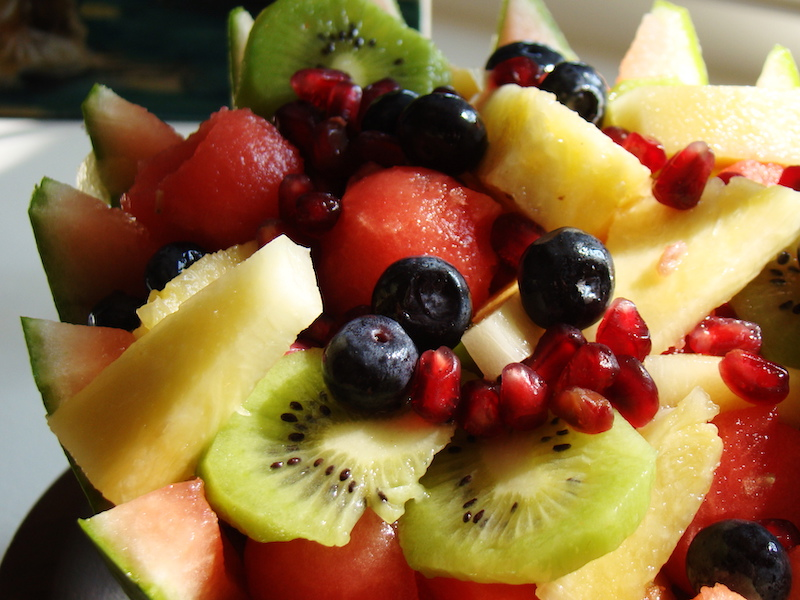
#> input picture images/fruit.jpg, 800 x 600 px
$ jupyter execute examples-chroma-subsampling.ipynb
#> lines starting #> are read from the running program, lines starting #| are printed output that depends on the picture
[cell 1]
import numpy as np
import cv2
from matplotlib import pyplot as plt

[cell 2]
def imshow(img, title=""):
    plt.figure(figsize=(8, 8))
    plt.imshow(img, cmap="gray", interpolation="lanczos")
    _ = plt.yticks([])
    _ = plt.xticks([])
    plt.title(title, fontsize=20)

[cell 3]
img = cv2.imread("../images/fruit.jpg")[...,::-1]

[cell 4]
imshow(img, "Fruit")

[cell 5]
# Down sample and upsample image to emulate storing low-resolution image per channel
ds_rate = 5
img_ds = cv2.resize(img, (img.shape[1]//ds_rate, img.shape[0]//ds_rate), interpolation=cv2.INTER_NEAREST)
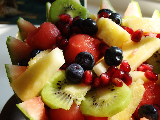
#> img_ds: shape (120, 160, 3); mean R, G, B 138.6, 105, 65.6
img_us = cv2.resize(img_ds, img.shape[:2][::-1], interpolation=cv2.INTER_NEAREST)
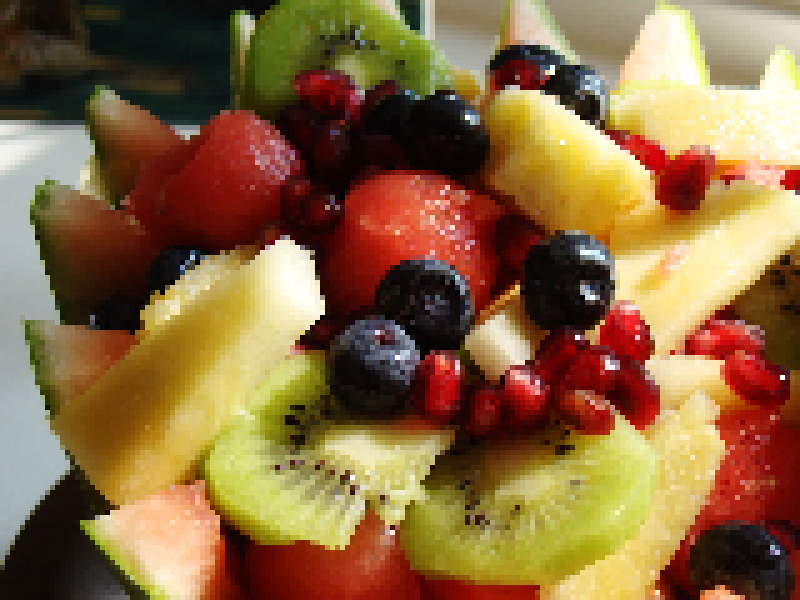
#> img_us: shape (600, 800, 3); mean R, G, B 138.6, 105, 65.6
# Create a new image using only the green channel for the full resolution one
img_ss = img_us.copy()
img_ss[:,:,1] = img[:,:,1]
imshow(img_ss, "Fruit, {} times downsampled (NN)".format(ds_rate))

[cell 6]
ds_rate = 10
img_ds = cv2.resize(img, (img.shape[1]//ds_rate, img.shape[0]//ds_rate), interpolation=cv2.INTER_NEAREST)
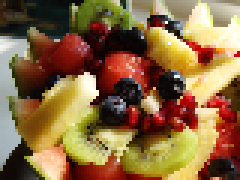
#> img_ds: shape (60, 80, 3) (shown 3 times larger); mean R, G, B 138.7, 105.6, 66
img_us = cv2.resize(img_ds, img.shape[:2][::-1], interpolation=cv2.INTER_NEAREST)
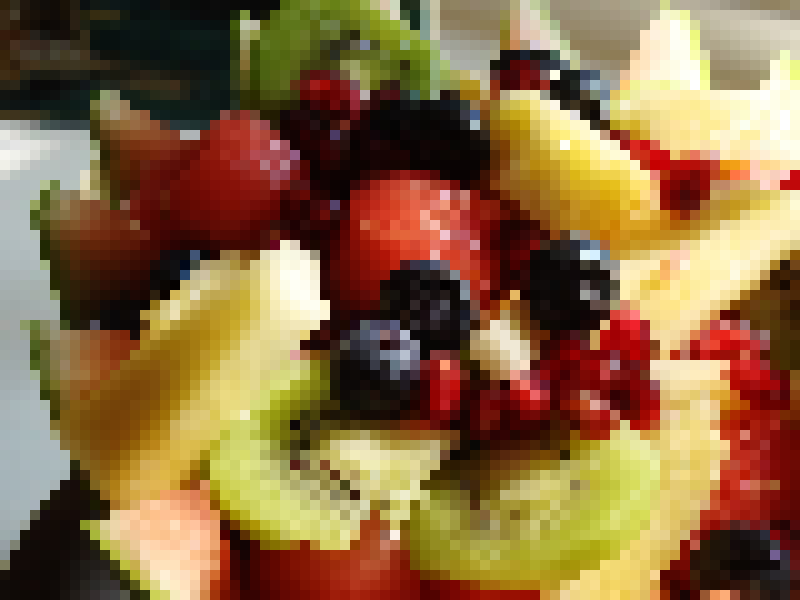
#> img_us: shape (600, 800, 3); mean R, G, B 138.7, 105.6, 66
# Create a new image using only the green channel for the full resolution one
img_ss = img_us.copy()
img_ss[:,:,1] = img[:,:,1]
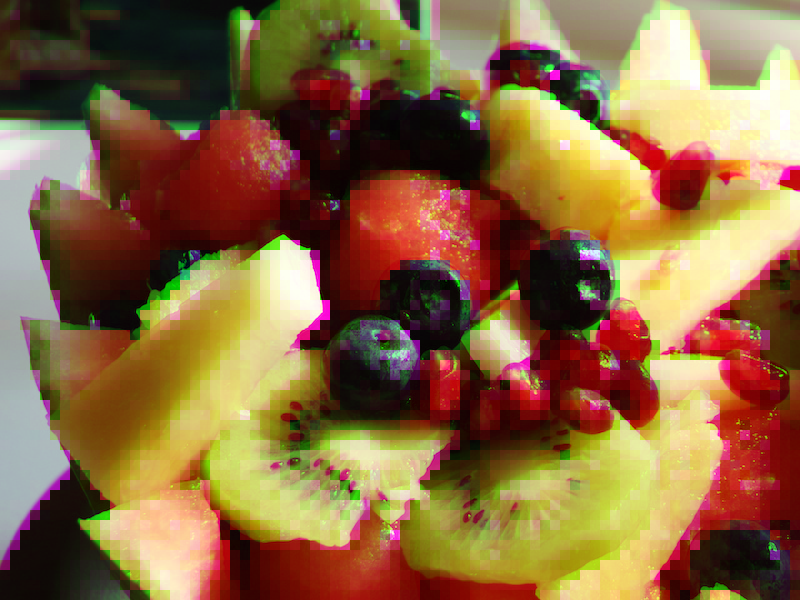
#> img_ss: shape (600, 800, 3); mean R, G, B 138.7, 104.8, 66
imshow(img_ss, "Fruit, {} times downsampled (NN)".format(ds_rate))

[cell 7]
ds_rate = 10
img_ds = cv2.resize(img, (img.shape[1]//ds_rate, img.shape[0]//ds_rate))
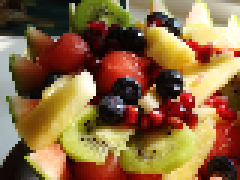
#> img_ds: shape (60, 80, 3) (shown 3 times larger); mean R, G, B 138.8, 104.8, 65.2
img_us = cv2.resize(img_ds, img.shape[:2][::-1])
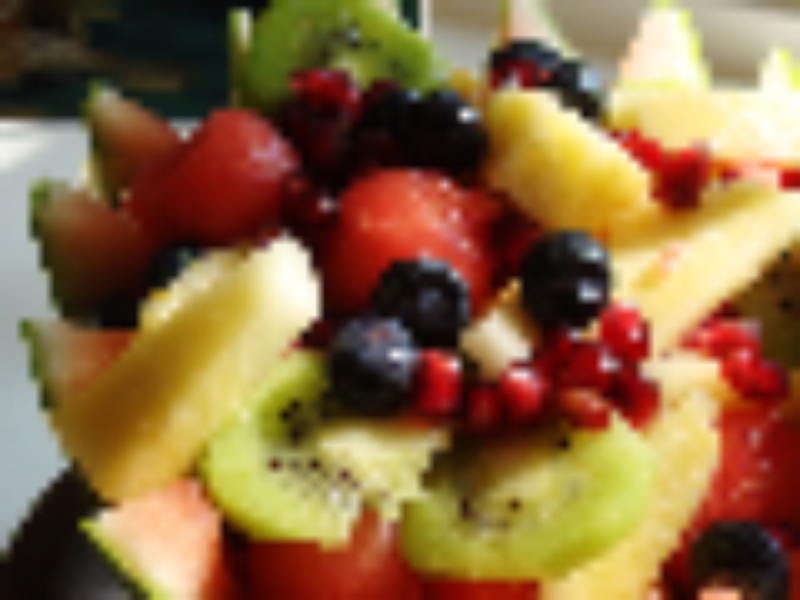
#> img_us: shape (600, 800, 3); mean R, G, B 138.7, 104.6, 65.1
# Create a new image using only the green channel for the full resolution one
img_ss = img_us.copy()
img_ss[:,:,1] = img[:,:,1]
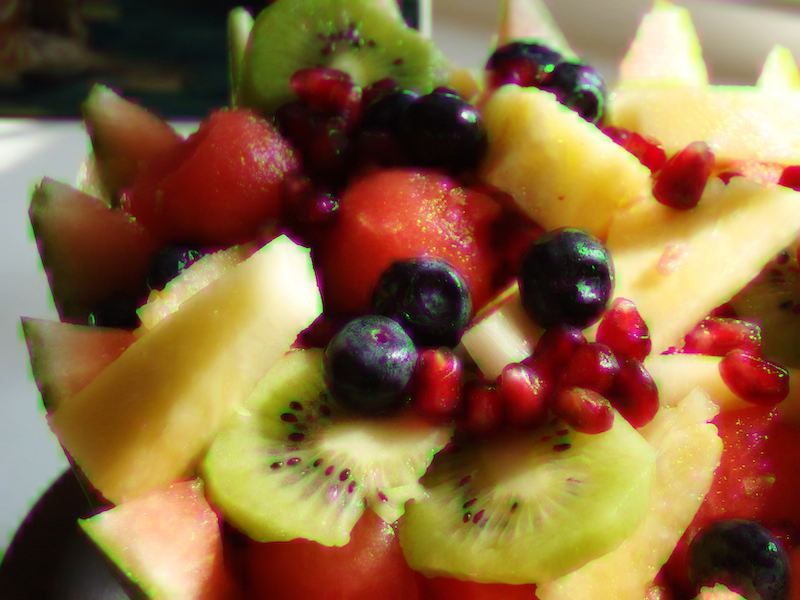
#> img_ss: shape (600, 800, 3); mean R, G, B 138.7, 104.8, 65.1
imshow(img_ss, "Fruit, {} times downsampled (Linear)".format(ds_rate))

[cell 8]
ds_rate = 10
img_ds = cv2.resize(img, (img.shape[1]//ds_rate, img.shape[0]//ds_rate))
img_us = cv2.resize(img_ds, img.shape[:2][::-1])
# Create a new image using only the green channel for the full resolution one
img_ss = img_us.copy()
img_ss[:,:,0] = img[:,:,0]
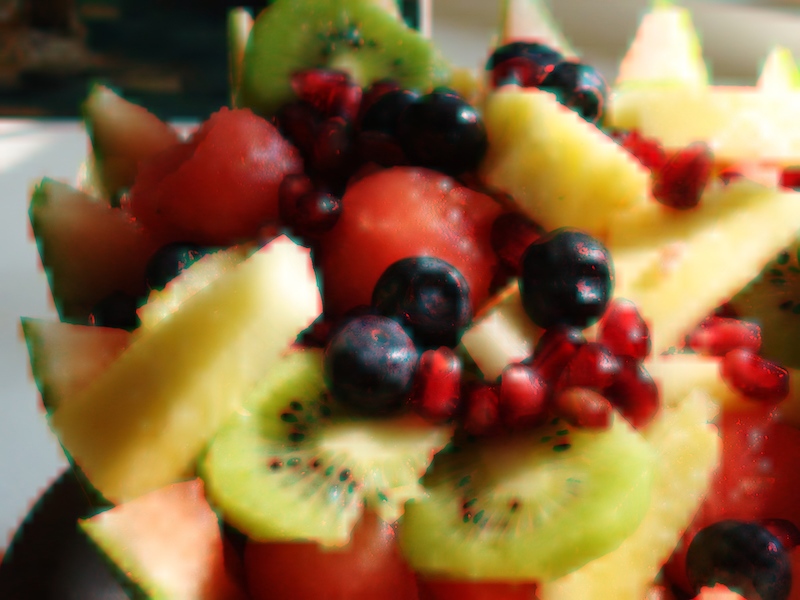
#> img_ss: shape (600, 800, 3); mean R, G, B 138.7, 104.6, 65.1
imshow(img_ss, "Subsampling by 10, R channel preserved".format(ds_rate))
img_ss = img_us.copy()
img_ss[:,:,1] = img[:,:,1]
imshow(img_ss, "Subsampling by 10, G channel preserved".format(ds_rate))
img_ss = img_us.copy()
img_ss[:,:,2] = img[:,:,2]
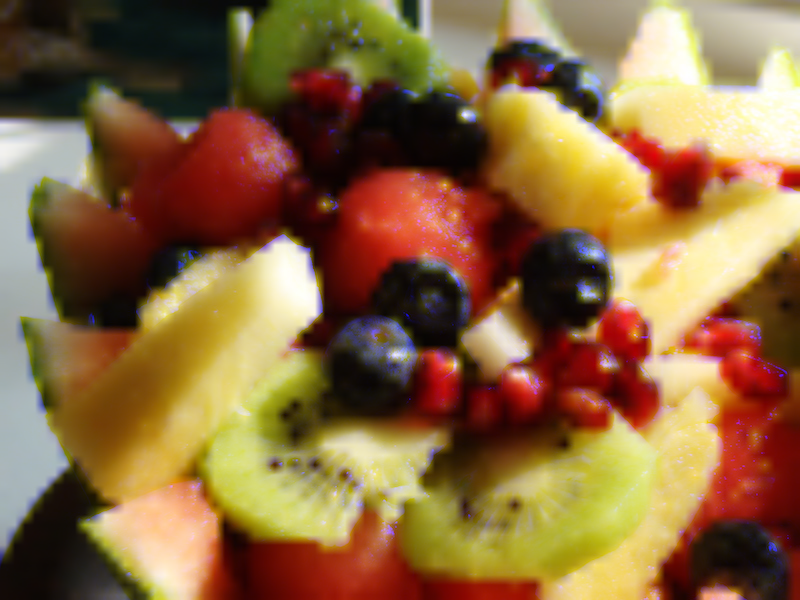
#> img_ss: shape (600, 800, 3); mean R, G, B 138.7, 104.6, 65.3
imshow(img_ss, "Subsampling by 10, B channel preserved".format(ds_rate))

$ run again, with images/matterhorn.jpg copied over images/fruit.jpg
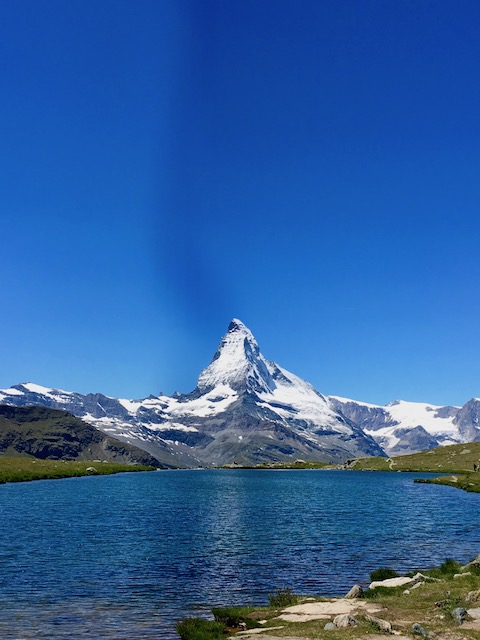
#> input picture images/matterhorn.jpg, 480 x 640 px
#> `img_ds = cv2.resize(img, (img.shape[1]//ds_rate, img.shape[0]//ds_rate..`:
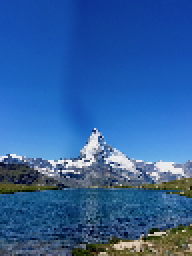
#> img_ds: shape (128, 96, 3) (shown 2 times larger); mean R, G, B 48, 96.6, 159.4
#> `img_ss[:,:,2] = img[:,:,2]`:
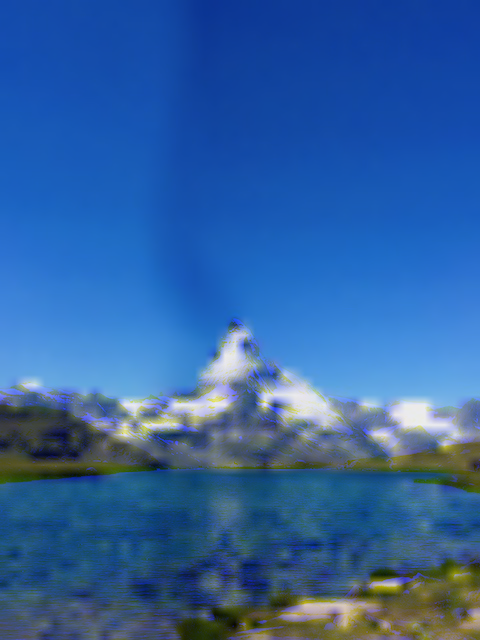
#> img_ss: shape (640, 480, 3); mean R, G, B 48.2, 96.7, 159.3

$ run again, with images/waikato.jpg copied over images/fruit.jpg
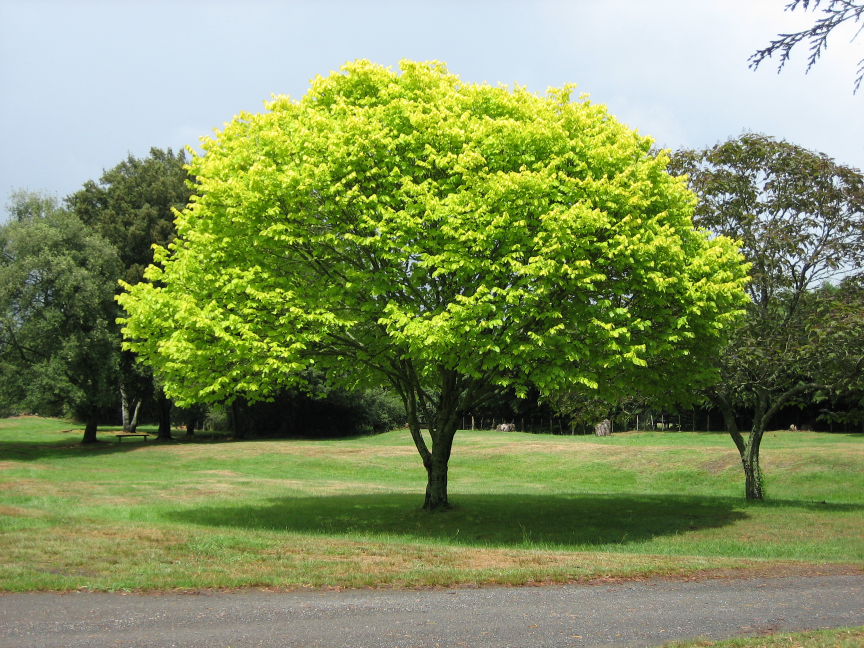
#> input picture images/waikato.jpg, 2592 x 1944 px (shown at 1/3 size)
#> `img_ss[:,:,2] = img[:,:,2]`:
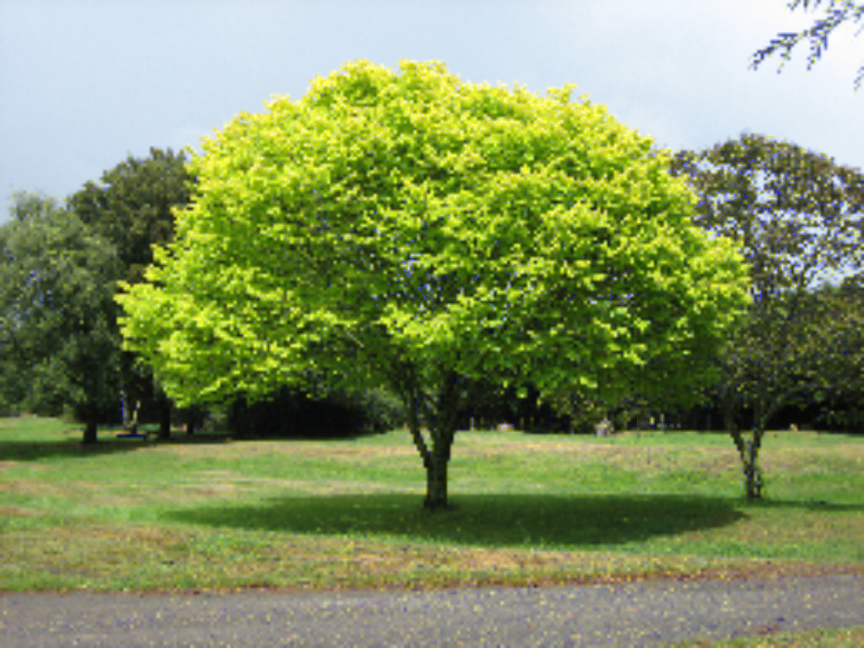
#> img_ss: shape (1944, 2592, 3) (shown at 1/3 size); mean R, G, B 131, 146, 97
